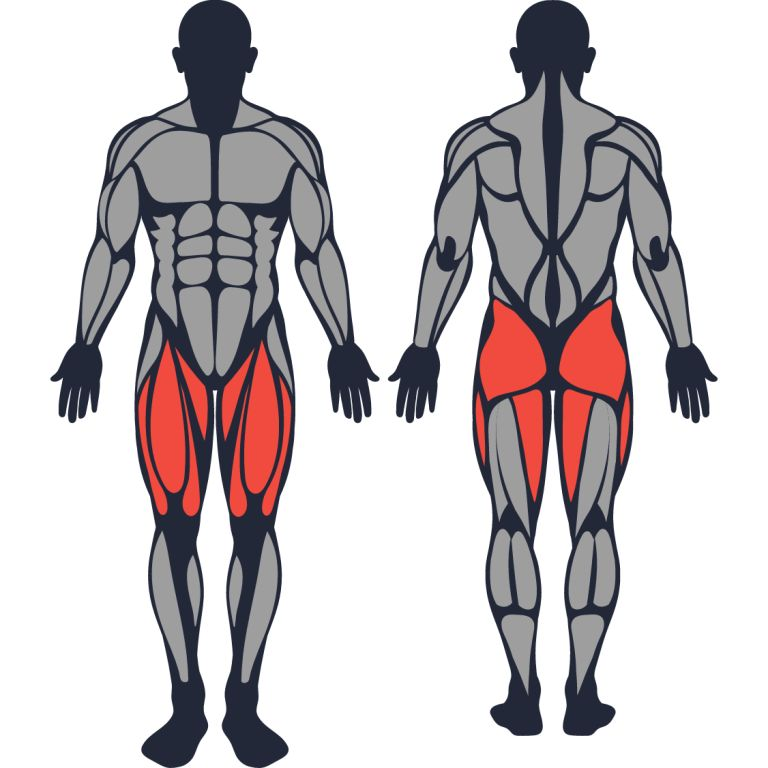
#> input picture docs/assets/muscle-body-outline.png, 768 x 768 px, found by its file name
$ python trace_muscle_regions.py
#> lines starting #> are read from the running program, lines starting #| are printed output that depends on the picture; after the words box and inside, x2 and y2 are one past the last pixel; in counts of white or black regions, pixels touching at a corner belong together
"""Trace the supplied illustration into interactive SVG paths; never alter its pixels.

Requires Pillow and NumPy. Run from the repository root. Region labels are
coaching groups, not a claim that the reference is a validated anatomy atlas.
"""
import json
from collections import defaultdict
from pathlib import Path

import numpy as np
from PIL import Image

image = np.array(Image.open('docs/assets/muscle-body-outline.png').convert('RGB'))
#> image is the input picture: shape (768, 768, 3); mean R, G, B 202.1, 195.7, 197.9
r, g, b = [image[:, :, i].astype(int) for i in range(3)]
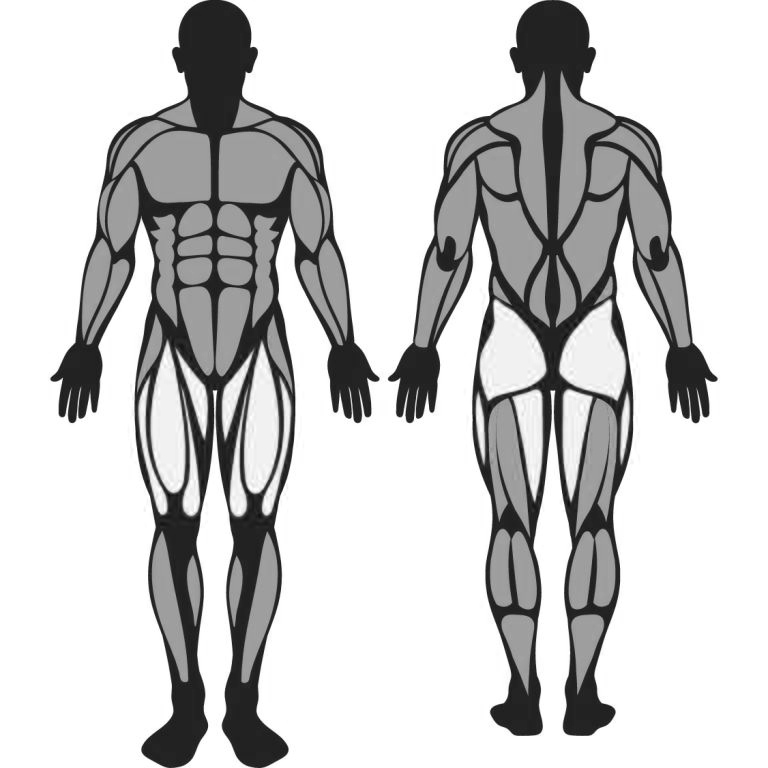
#> r: shape (768, 768) int64; min 6, max 255, mean 202.1
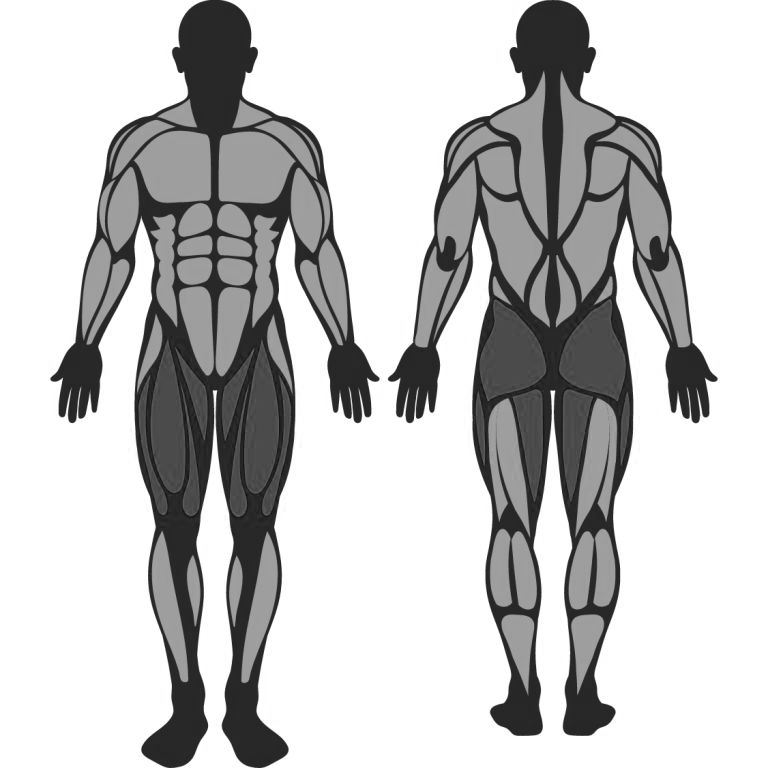
#> g: shape (768, 768) int64; min 8, max 255, mean 195.7
mask = ((r > 85) & (r < 220) & (abs(r-g) < 25)) | ((r > 180) & (g < 130) & (b < 130))
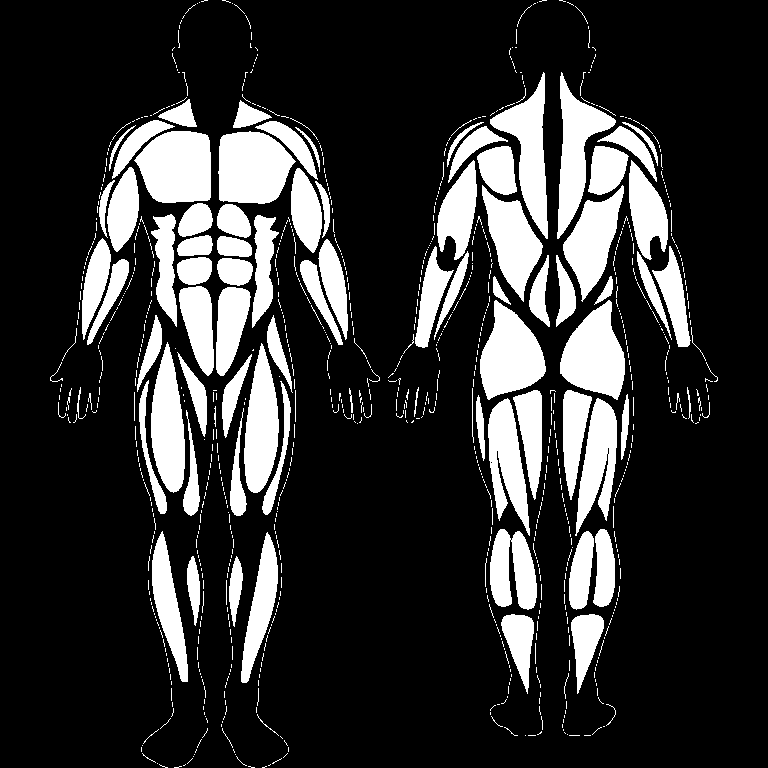
#> mask: shape (768, 768) bool; 19.8% white; 949 white regions (841 under 20 px), largest, box (x1, y1, x2, y2) and area: (134, 131, 211, 203) 4520, (218, 131, 296, 204) 4499, (480, 300, 546, 400) 4119
seen = np.zeros(mask.shape, bool)
components = []
for y, x in zip(*np.where(mask)):
    if seen[y, x]:
        continue
    queue = [(int(x), int(y))]
    seen[y, x] = True
    pixels = set()
    while queue:
        xx, yy = queue.pop()
        pixels.add((xx, yy))
        for dx, dy in ((1, 0), (-1, 0), (0, 1), (0, -1)):
            nx, ny = xx+dx, yy+dy
            if 0 <= nx < mask.shape[1] and 0 <= ny < mask.shape[0] and mask[ny, nx] and not seen[ny, nx]:
                seen[ny, nx] = True
                queue.append((nx, ny))
    if len(pixels) > 80:
        components.append(pixels)
#> this loop made 116749 passes
#> (y, x) on passes 1, 5, 9: (0, 204), (0, 222), (0, 542)
#> after the loop, components = 74 items


def simplify(points, tolerance=.55):
    if len(points) < 3:
        return points
    a, z = np.array(points[0]), np.array(points[-1])
    delta = z-a
    length = np.linalg.norm(delta)
    distances = [abs(delta[0]*(p[1]-a[1])-delta[1]*(p[0]-a[0]))/length if length else np.linalg.norm(np.array(p)-a) for p in points]
    index = int(np.argmax(distances))
    if distances[index] <= tolerance:
        return [points[0], points[-1]]
    return simplify(points[:index+1], tolerance)[:-1]+simplify(points[index:], tolerance)


def trace(pixels):
    edges = defaultdict(list)
    for x, y in sorted(pixels):
        for neighbor, start, end in (
            ((x, y-1), (x, y), (x+1, y)),
            ((x+1, y), (x+1, y), (x+1, y+1)),
            ((x, y+1), (x+1, y+1), (x, y+1)),
            ((x-1, y), (x, y+1), (x, y)),
        ):
            if neighbor not in pixels:
                edges[start].append(end)
    contours = []
    while edges:
        start = next(iter(edges))
        point = start
        loop = [start]
        while True:
            nxt = edges[point].pop()
            if not edges[point]:
                del edges[point]
            loop.append(nxt)
            point = nxt
            if point == start:
                break
        if len(loop) > 8:
            # Split the closed contour before RDP to avoid coincident endpoints.
            mid = len(loop)//2
            pts = simplify(loop[:mid+1])[:-1]+simplify(loop[mid:])
            contours.append('M'+' L'.join(f'{x} {y}' for x, y in pts)+' Z')
    return ' '.join(contours)


groups = {
    'Chest': [12, 13], 'Front delts': [4, 5], 'Side delts': [6, 7, 8, 11],
    'Rear delts': [9, 10], 'Biceps': [18, 19], 'Triceps': [16, 17, 20, 21],
    'Forearms': [30, 31, 32, 33, 34, 35, 40, 41],
    'Abdominals': [24, 25, 28, 29, 38, 39, 44, 45],
    'Quadriceps': [50, 51, 54, 55, 62, 63], 'Adductors': [52, 53],
    'Tibialis anterior': [66, 69], 'Trapezius': [0, 1, 2, 3],
    'Upper back': [14, 15], 'Lats': [22, 23], 'Spinal erectors': [36, 37],
    'Glutes': [46, 47], 'Hip abductors': [48, 49],
    'Hamstrings': [56, 57, 60, 61], 'Calves': [64, 65, 67, 68, 70, 71, 72, 73],
}
regions = [[name, trace(components[i])] for name, ids in groups.items() for i in ids]
#> regions = 68 items
# The source joins serratus and lateral abdominal wall. Keep a narrow separation.
for i in [26, 27]:
    regions.append(['Serratus anterior', trace({p for p in components[i] if p[1] < 253})])
    regions.append(['Abdominals', trace({p for p in components[i] if p[1] > 254})])
#> after the loop, regions = 72 items
output = Path('docs/assets/muscle-body-regions.json')
output.write_text(json.dumps(regions, indent=2), encoding='utf-8')
page = Path('docs/muscle-volume-body-design.html')
#> (the run stopped early here; a loop or call above may not have finished)

$ run again, with docs/assets/muscle-body-realistic.png copied over docs/assets/muscle-body-outline.png
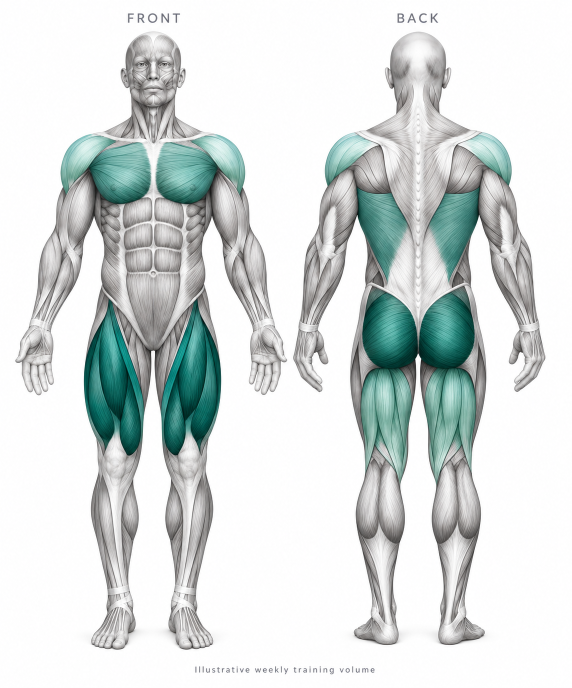
#> input picture docs/assets/muscle-body-realistic.png, 1143 x 1376 px, found by its file name (shown at 1/2 size)
#> image is the input picture: shape (1376, 1143, 3); mean R, G, B 214.4, 220.7, 219.7
#> `r, g, b = [image[:, :, i].astype(int) for i in range(3)]`:
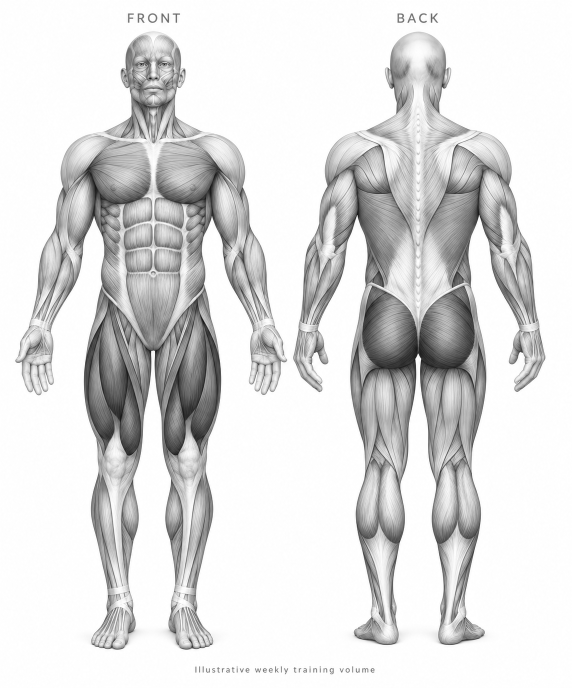
#> g: shape (1376, 1143) int64 (shown at 1/2 size); min 0, max 255, mean 220.7
#> `mask = ((r > 85) & (r < 220) & (abs(r-g) < 25)) | ((r > 180) & (g < 13..`:
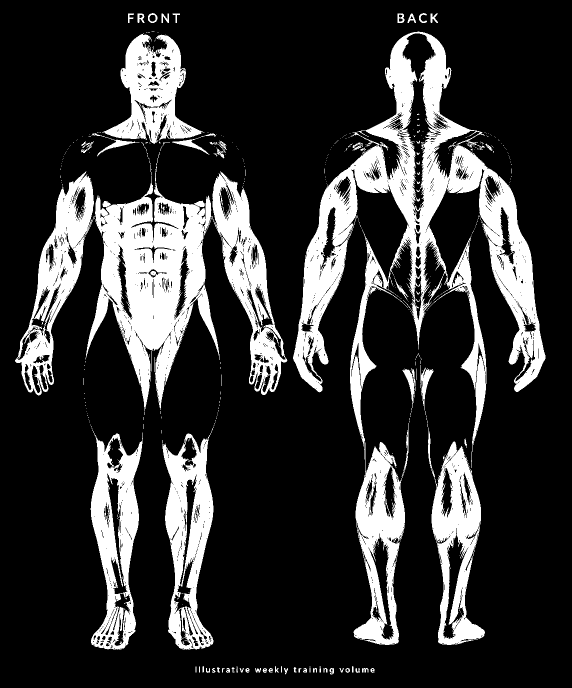
#> mask: shape (1376, 1143) bool (shown at 1/2 size); 20.4% white; 545 white regions (469 under 20 px), largest, box (x1, y1, x2, y2) and area: (586, 63, 1091, 1290) 124729, (171, 332, 440, 823) 56622, (325, 854, 427, 1299) 23266
#> the loop `for y, x in zip(*np.where(mask)):` made 320167 passes
#> (y, x) on passes 2, 3, 5: (26, 305), (26, 306), (26, 847)
#> after the loop `for y, x in zip(*np.where(mask)):`: components = 33 items
